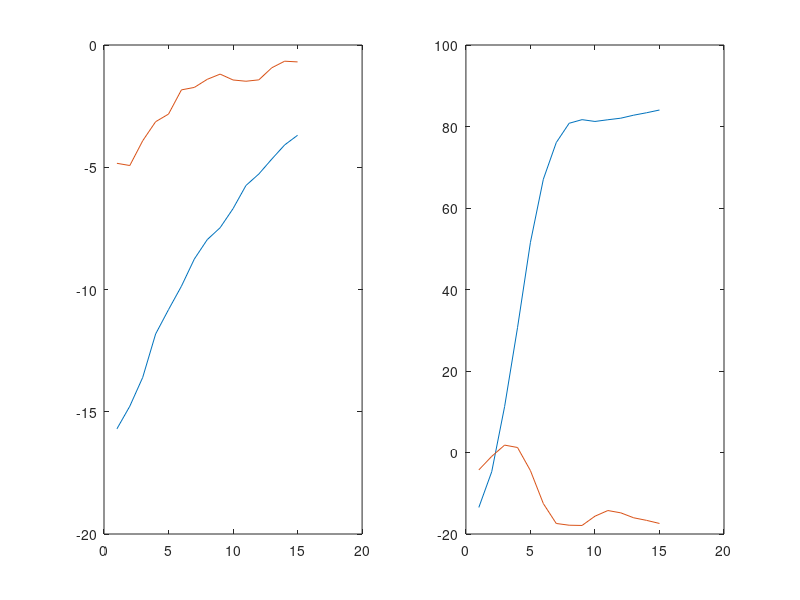
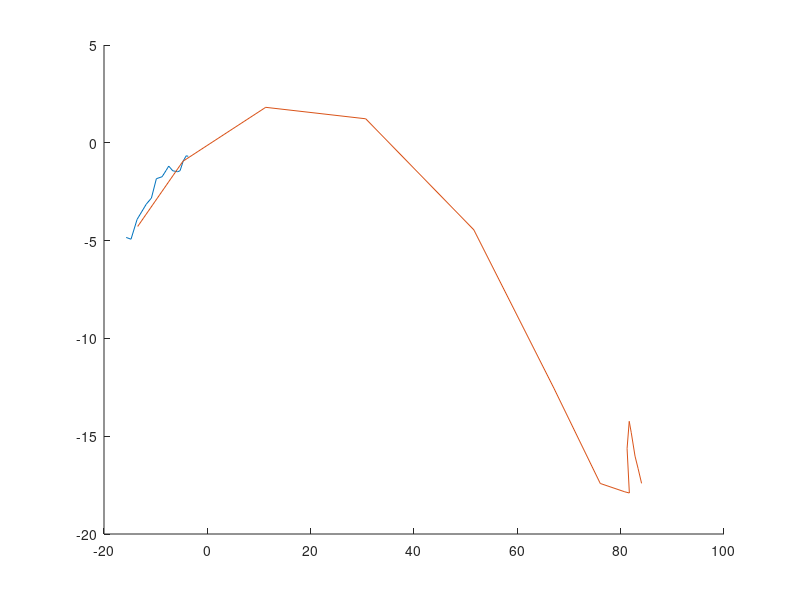
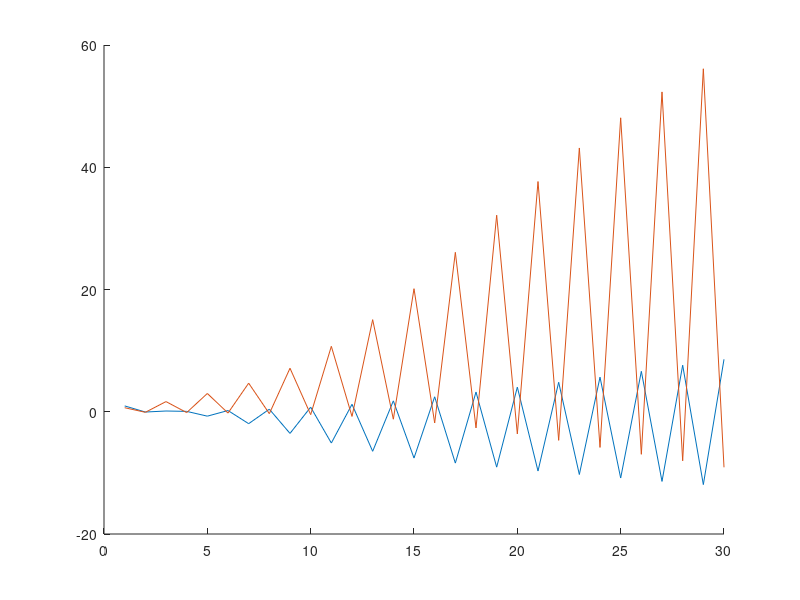
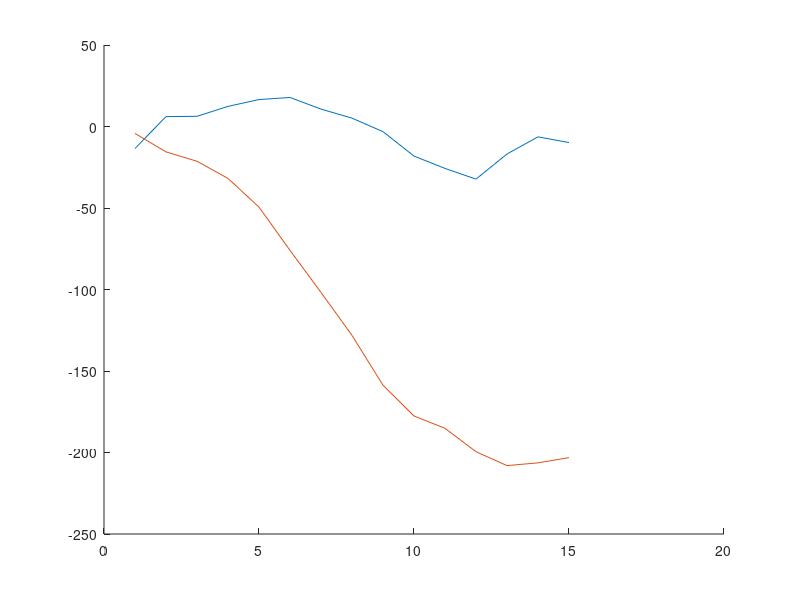

These charts were generated, in order, by the following MATLAB code: (Note: this script raises an error after producing the figures.)
%% Test Complex Filter
clear 
close all
load('Complex');
x = x';
d = d';
subplot(1,2,1)
plot(x);
subplot(1,2,2)
plot(d);

figure
z = complex(x(:,1),x(:,2));
zd = complex(d(:,1),d(:,2));
hold on
plot(z)
plot(zd)

z = [z,ones(15,1)+1i*ones(15,1)];
z = z';
d = d';

%%
w = [0;0];
W = [];
mu = 0.005;
y = [];
e = [];
for k = 1:15
%Filter output
y(k) = w'*z(:,k);
e(k) = zd(k) - y(k);
w = w + mu*e(k)*conj(z(:,k));
W = [W;w];
end

figure
hold on
plot(real(W));
plot(imag(W));
figure
hold on
plot(real(e));
plot(imag(e));
figue
hold
on
plot(real(z));
plot(real(y));